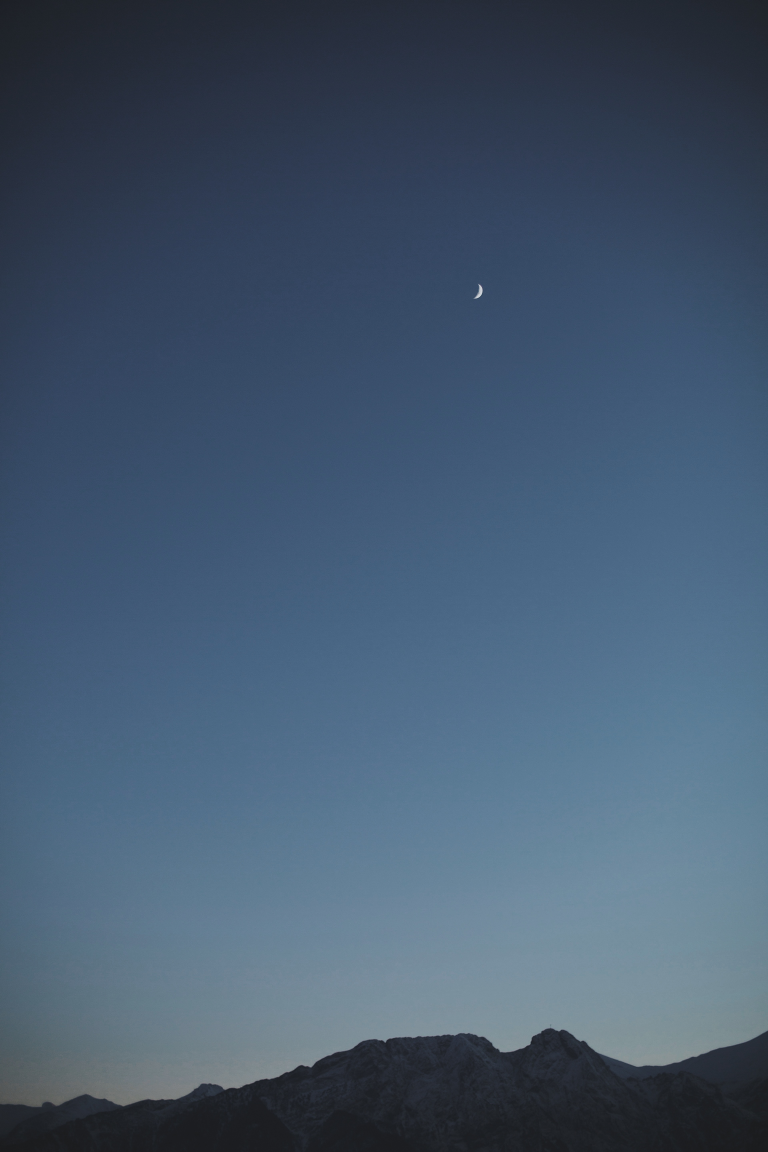
#> input picture my_glcm/pexels-kasia-palitava-10812242.jpg, 3840 x 5760 px (shown at 1/5 size)
$ python my_glcm.py
#> lines starting #> are read from the running program, lines starting #| are printed output that depends on the picture; pictures that were not available may be replaced by others from this repository, and a replacement may not be noted
from matplotlib import pyplot as plt
import numpy as np
from tqdm import tqdm

verbose = True

# load an image
# mount everest: https://artsandculture.google.com/story/kAWhL0aq-oU_-Q
# sea: https://www.istockphoto.com/pt/foto/blue-sea-water-background-atlantic-gm1136870172-302935743
if verbose: print("Loading images...")
sky = plt.imread("pexels-kasia-palitava-10812242.jpg")
#> sky is the input picture: shape (5760, 3840, 3); mean R, G, B 68.4, 88.4, 110.2
umbrella = plt.imread("pexels-parviz-besharat-pur-8566320.jpg") #александр
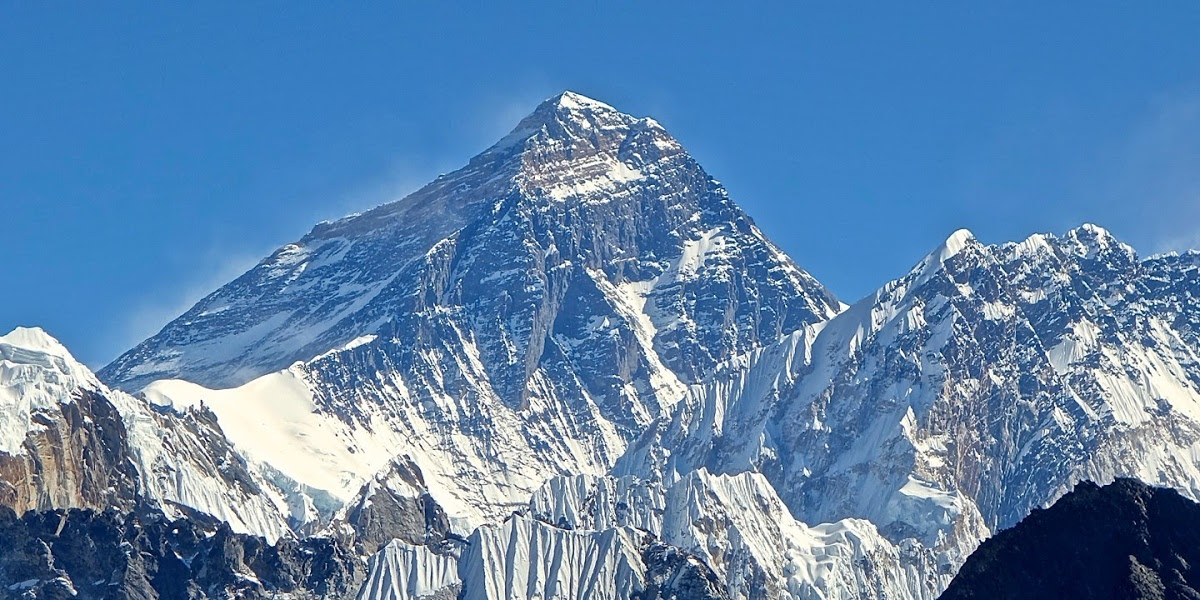
#> input picture my_glcm/mounteverest.jpg, 1200 x 600 px, given in place of pexels-parviz-besharat-pur-8566320.jpg, which was not available
#> umbrella is the input picture: shape (600, 1200, 3); mean R, G, B 94.5, 133.2, 173.2
if verbose: print("Images loaded")

# get img grey lvl
if verbose: print("Converting RGB imgs to grey lvl (8bit)")
sky_g = np.average(sky,axis=2).astype(np.uint8)
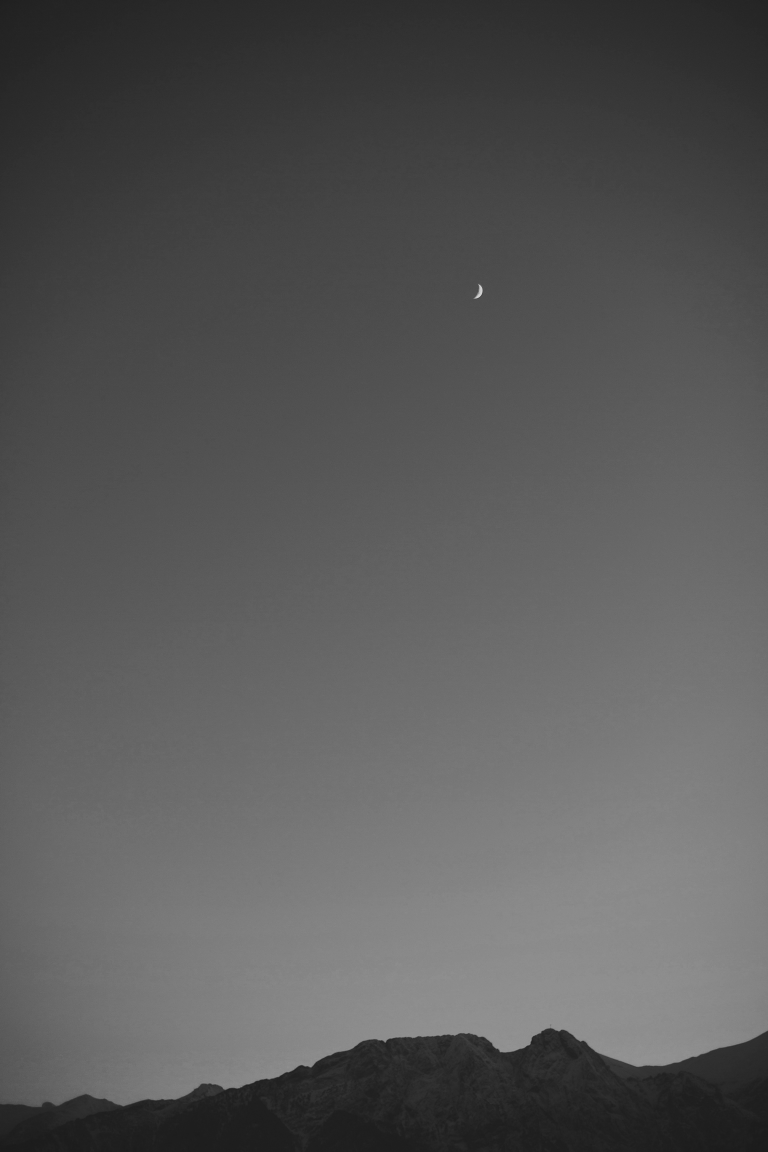
#> sky_g: shape (5760, 3840) (shown at 1/5 size); min 22, max 223, mean 88.6
umbrella_g = np.average(umbrella,axis=2).astype(np.uint8)
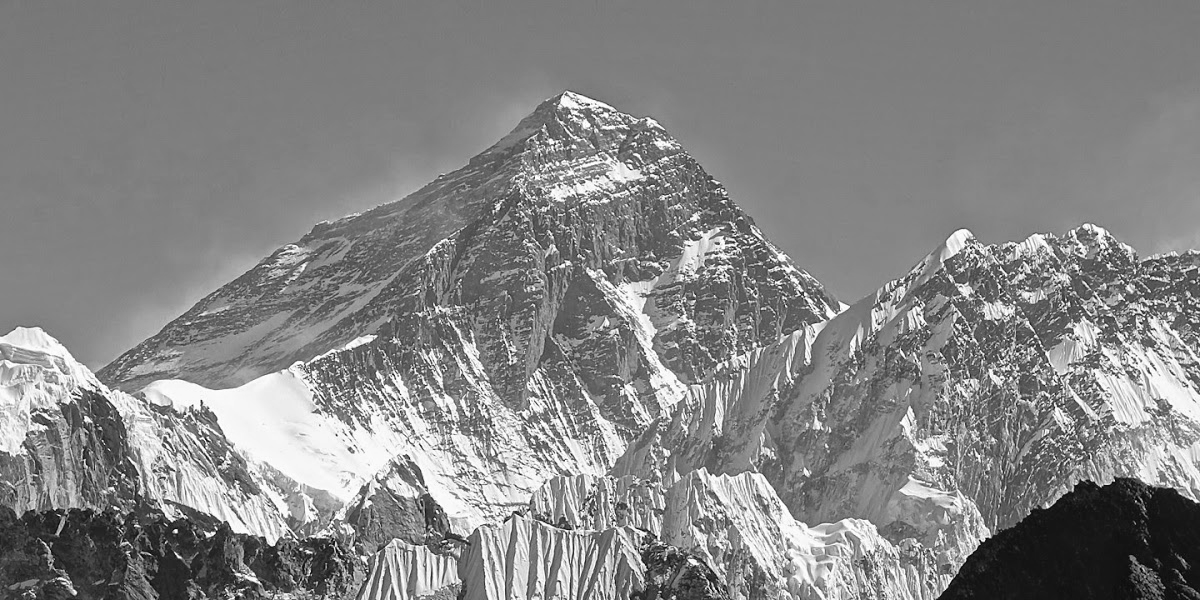
#> umbrella_g: shape (600, 1200); min 1, max 255, mean 133.3
if verbose: print("Images converted")

log_img = True
finl_img = umbrella_g
img_name = 'umbrella'
glcm_name = 'umbrella_glcm'

plt.imshow(finl_img, cmap='gray')
plt.axis('off')
plt.savefig(f'{img_name}.png',bbox_inches='tight',pad_inches = 0)
plt.clf()

# choose a positional operator
pos_op = [1,0]

# create glcm array
glcm = np.zeros([256,256])

# iterate over image and complete glcm
if verbose: print("Calculating GLCM")
for i in tqdm(range(finl_img.shape[0])): # row
    for j in range(finl_img.shape[1]): # col
        init_val = finl_img[i,j]
        try:
            target = finl_img[i+pos_op[0],j+pos_op[1]]
        except IndexError:
            continue # out of img bounds
        glcm[init_val,target]+=1
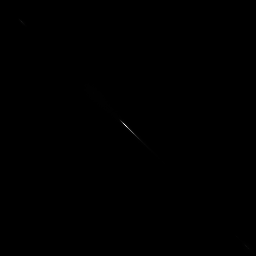
#> glcm: shape (256, 256) float64; min 0, max 22070, mean 11; drawn with min black and max white

glcm = glcm/np.sum(glcm)


if verbose: print("Plotting image")
if log_img:
    imgplot = plt.imshow(np.log(glcm+1e-6), cmap='gray')
    plt.axis('off')
    plt.savefig(f'{glcm_name}.png',bbox_inches='tight',pad_inches = 0)
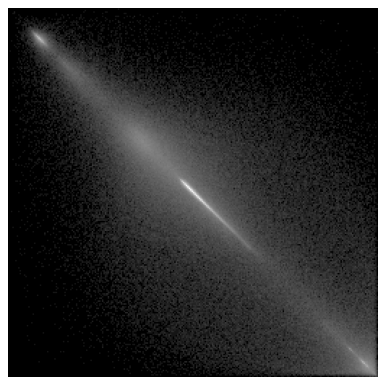
#> figure drawn by matplotlib, 1 panel
    plt.clf()
else:
    imgplot = plt.imshow(glcm, cmap='gray')
    plt.axis('off')
    plt.savefig(f'{glcm_name}.png',bbox_inches='tight',pad_inches = 0)
    plt.clf()

is_symmetric = False
if is_symmetric:
    test_glcm = np.copy(glcm)
    for i in range(test_glcm.shape[0]):
        for j in range(test_glcm.shape[1]):
            if i < j:
                continue
            else:
                temp_val = test_glcm[i,j].copy()
                test_glcm[i,j]-= test_glcm[j,i]
                test_glcm[j,i] -= temp_val

    if verbose: print("Is the GLCM symmetric?")
    imgplot = plt.imshow(test_glcm)
    plt.show()
    print("Number of different values in diagonally subtracted glcm:",len(np.unique(test_glcm,return_counts=True)[1]))
